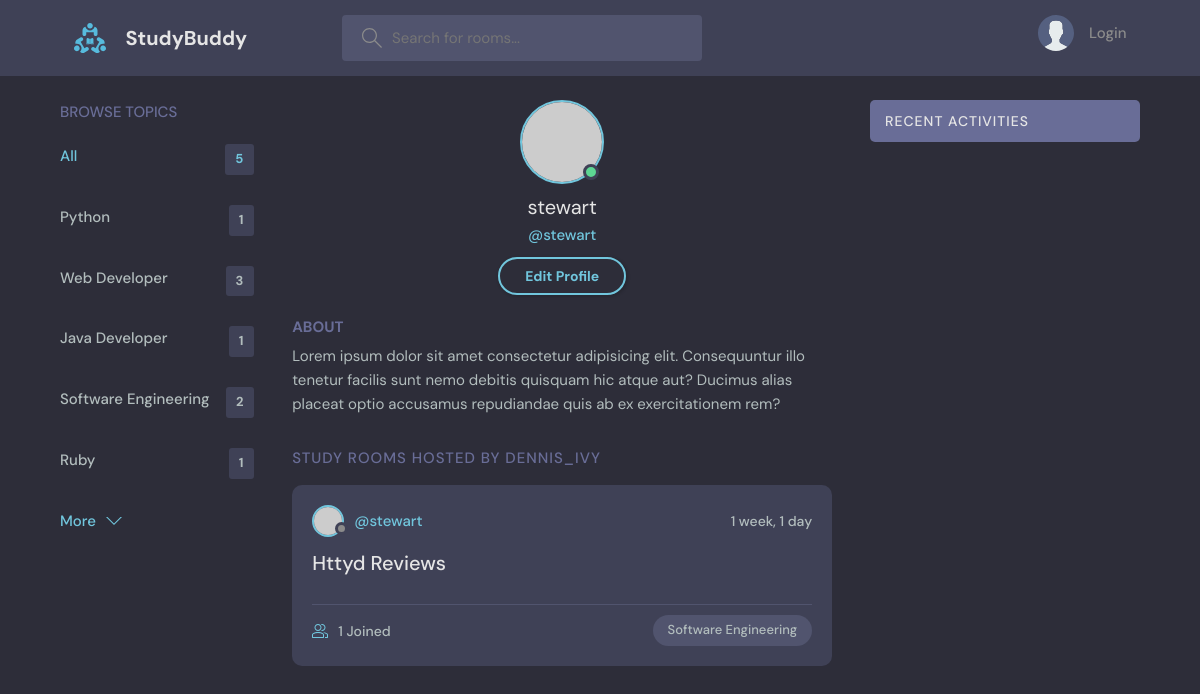
Screenshot of /profile/3/ with the database file from the repository.
### base/models.py (models this page shows, shortened)
class Topic(models.Model):
    name = models.CharField(max_length=200)

class Room(models.Model):
    host = models.ForeignKey(User, on_delete=models.SET_NULL, null=True)
    topic = models.ForeignKey(Topic, on_delete=models.SET_NULL, null=True)
    name = models.CharField(max_length=200)
    description = models.TextField(null=True, blank=True)
    participants = models.ManyToManyField(User, related_name='participants', blank=True)
    updated = models.DateTimeField(auto_now=True)
    created = models.DateTimeField(auto_now_add=True)
    class Meta:
        ordering = ['-updated', '-created']

### base/views.py (the view)
# urls.py: path("profile/<str:pk>/", views.userProfile, name='userprofile'),
def userProfile(request, pk):
    user = User.objects.get(id=pk)
    rooms = user.room_set.all()
    room_messages = user.message_set.all()
    topics = Topic.objects.all()
    context = {'user': user, 'rooms': rooms, 'room_messages': room_messages, 'topics': topics}
    return render(request, 'base/profile.html', context)

### base/templates/base/profile.html
{% extends 'main.html' %}
{% block content %}
  <main class="profile-page layout layout--3">
    <div class="container">
      {% include 'base/topics_bar.html' %}
      <div class="roomList">
        <div class="profile">
          <div class="profile__avatar">
            <div class="avatar avatar--large active">
              <img src="https://randomuser.me/api/portraits/men/11.jpg" />
            </div>
          </div>
          <div class="profile__info">
            <h3>{{user.username}}</h3>
            <p>@{{user.username}}</p>
            <a href="edit-user.html" class="btn btn--main btn--pill">Edit Profile</a>
          </div>
          <div class="profile__about">
            <h3>About</h3>
            <p>
              Lorem ipsum dolor sit amet consectetur adipisicing elit. Consequuntur illo tenetur
              facilis sunt nemo debitis quisquam hic atque aut? Ducimus alias placeat optio
              accusamus repudiandae quis ab ex exercitationem rem?
            </p>
          </div>
        </div>
        <div class="roomList__header">
          <div>
            <h2>Study Rooms Hosted by dennis_ivy</a>
            </h2>
          </div>
        </div>
        {% include 'base/feed_bar.html' %}
      </div>
      {% include 'base/activity_bar.html' %}
    </div>
  </main>
{% endblock content %}

### base/templates/base/topics_bar.html
<div class="topics">
    <div class="topics__header">
      <h2>Browse Topics</h2>
    </div>
    <ul class="topics__list">
      <li>
        <a href="{% url 'home' %}" class="active">All <span>{{topics.count}}</span></a>
      </li>
      {% for topic in topics %}
      <li>
        <a href="{% url 'home' %}?q={{topic.name}}">{{topic.name}} <span>{{topic.room_set.all.count}}</span></a>
      </li>
      {% endfor %}
    </ul>
    <a class="btn btn--link" href="topics.html">
      More
      <svg version="1.1" xmlns="http://www.w3.org/2000/svg" width="32" height="32" viewBox="0 0 32 32">
        <title>chevron-down</title>
        <path d="M16 21l-13-13h-3l16 16 16-16h-3l-13 13z"></path>
      </svg>
    </a>
  </div>

### base/templates/base/feed_bar.html (shortened to what this page needs)
{% for room in rooms %}
<div class="roomListRoom">
    <div class="roomListRoom__header">
      <a href="{% url 'userprofile' room.host.id %}" class="roomListRoom__author">
        <div class="avatar avatar--small">
          <img src="https://randomuser.me/api/portraits/women/11.jpg" />
        </div>
        <span>@{{room.host.username}}</span>
      </a>
      <div class="roomListRoom__actions">
        <span>{{room.created|timesince}}</span>
      </div>
    </div>
    <div class="roomListRoom__content">
      <a href="{% url 'room' room.id %}">{{room.name}}</a>
    </div>
    <div class="roomListRoom__meta">
      <a href="{% url 'room' room.id %}" class="roomListRoom__joined">
        {{room.participants.all.count}} Joined
      </a>
      <p class="roomListRoom__topic">{{room.topic.name}}</p>
    </div>
  </div>
  {% endfor %}

### rows the page displays
Topic: name "Python", room_set.all.count "1"
Topic: name "Web Developer", room_set.all.count "3"
Topic: name "Java Developer", room_set.all.count "1"
Topic: name "Software Engineering", room_set.all.count "2"
Topic: name "Ruby", room_set.all.count "1"
Room: host.username "stewart", created "1 week, 1 day", name "Httyd Reviews", participants.all.count "1", topic.name "Software Engineering"

### other values shown
{{ topics.count }} "5"
{{ user.username }} "stewart"
